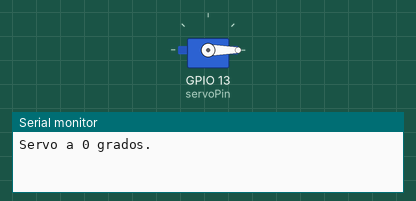
Simulated run of this program. Board: ESP8266 (NodeMCU). On the bench: servo, the last lines printed to the serial monitor.

Above: at 0.05 s.
At 1.5 s:
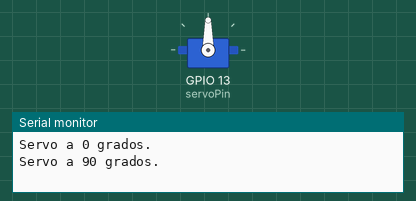
At 3.0 s:
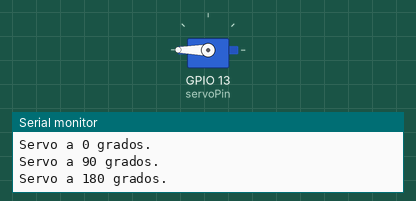
Timing chart, 0 to 6.9 s (numbered marks = the images above):
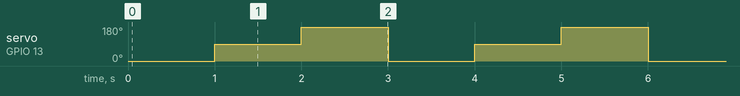

Measured:
- by itself, servo on GPIO 13 (servoPin): repeats every 3.0 s: 180° 1.0 s, 0° 1.0 s, 90° 1.0 s

The program:

main.cpp
```cpp
/*
PROGRAMA DE CONTROL DE SERVO MOTOR USANDO ESP8266.

Autor:
Santiago Quintana Moreno A01571222

Equipo #1: “Null”
Javier Santos Pérez A01198909
Alejandro Orta Rodríguez A00840490
Irvin David Ornelas García A00839065
*/

#include <Arduino.h>                    // Incluye la librería principal de Arduino.
#include <Servo.h>                      // Incluye la librería Servo que permite controlar motores servo.

Servo myServo;                          // Crea un objeto llamado 'myServo' de la clase Servo.
const int servoPin = 13;                // Define la constante 'servoPin' que será el pin GPIO 13, equivalente al pin D7.

// Función 'setup' que se ejecuta una vez al inicio cuando se enciende o reinicia el microcontrolador.
void setup() {
  myServo.attach(servoPin);             // Asocia el pin GPIO 13 al servo motor, estableciendo que este pin enviará señales PWM al servo.
  Serial.begin(115200);                 // Inicia la comunicación serial con una velocidad de 115200 baudios.
}

// En el bucle principal, que se ejecuta repetidamente.
void loop() {

  myServo.write(0);                      // Envía una señal PWM que posiciona el servo a 0 grados (la posición mínima).
  Serial.println("Servo a 0 grados.");  // Imprime un mensaje en el monitor serial para indicar que el servo está a 0 grados.
  delay(1000);                           // Pausa el programa por 1000 milisegundos (1 segundo) antes de continuar.

  myServo.write(90);                        // Envía una señal PWM que posiciona el servo a 90 grados (posición intermedia).
  Serial.println("Servo a 90 grados.");    // Imprime un mensaje en el monitor serial indicando que el servo está a 90 grados.
  delay(1000);                              // Pausa el programa por 1000 milisegundos antes de continuar.

  myServo.write(180);                       // Envía una señal PWM que posiciona el servo a 180 grados (la posición máxima).
  Serial.println("Servo a 180 grados.");   // Imprime un mensaje en el monitor serial indicando que el servo está a 180 grados.
  delay(1000);                              // Pausa el programa por 1000 milisegundos antes de repetir el bucle.
}
```
